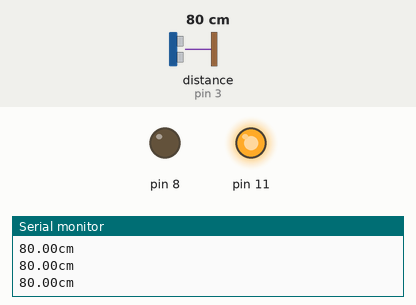
The sketch below on a simulated Arduino Uno, built with avr-gcc and run on an emulated ATmega328P. Shown: output pins drawn as LEDs (lit = HIGH), the last lines printed to the serial monitor. Wiring (inferred from the names in the program): ultrasonic range finder: trigger pin 2; echo pin 3. The test bench sets the inputs (shaded band); at power-on: distance to the obstacle (sensor on pin 3) 80 cm. The echo pulse lasts 58.3 µs per cm; pins used as bus, display or sensor lines are not drawn.

Above: at 1.8 s.
1.9 s: distance to the obstacle (sensor on pin 3) set to 13 cm
3.7 s: distance to the obstacle (sensor on pin 3) set to 10 cm
At 4.4 s:
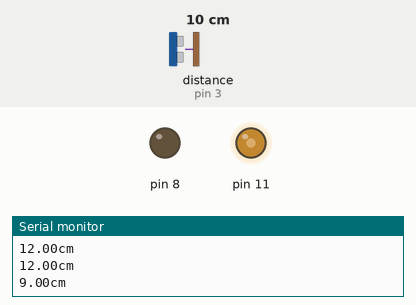
5.5 s: distance to the obstacle (sensor on pin 3) set to 18 cm
At 6.7 s:
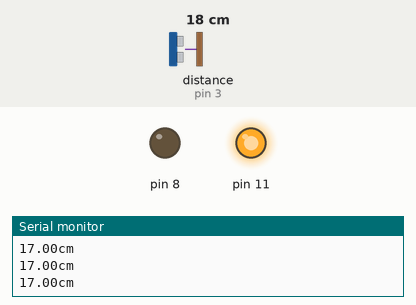
7.0 s: distance to the obstacle (sensor on pin 3) set to 2 cm
At 7.9 s:
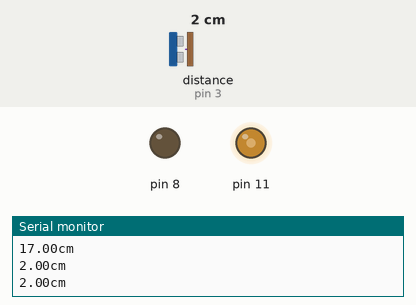
8.5 s: distance to the obstacle (sensor on pin 3) set to 35 cm
At 9.1 s:
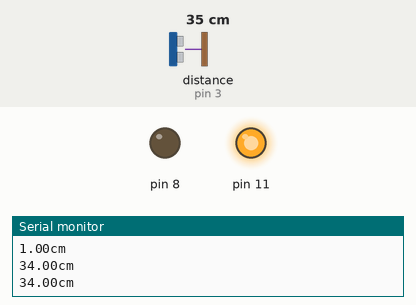
Timing chart, 0 to 11.0 s (numbered marks = the images above; inputs shaded):
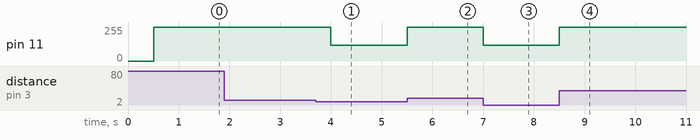

The sketch:

homework3.ino
```cpp
#include <MsTimer2.h> // 타이머 인터럽트 라이브러리 헤더파일

// variable
int velocity = 0;
bool direct = false;  // true: 정회전, false: 역회전
void setup() {
  Serial.begin(9600);
  pinMode(2,OUTPUT);  //센서 TRIG 핀
  pinMode(3,INPUT);   //센서 ECHO 핀
  MsTimer2::set(500, sensing);
  // 타이머 인터럽트 설정(500ms 마다 flash 함수를 호출)
  MsTimer2::start(); // 타이머 인터럽트 실행
  attachInterrupt(5, rotationChange, RISING);
}

int microsecondsToCentimeters(int microseconds){
  return (double)microseconds / 29.0 / 2.0;
}

void rotationChange() {
  direct = !direct;
}

void sensing() // 인터럽트 발생 시 동작할 함수
{
  int duration;
  double cm;
  digitalWrite(2,HIGH);    //센서 TRIG 신호 입력
  delayMicroseconds(10);    //10us 유지
  digitalWrite(2,LOW);     //TRIG 신호 off

  duration = pulseIn(3,HIGH);
  //ECHO pin : HIGH-> LOW 간격 측정
  cm = microsecondsToCentimeters(duration);
  //거리(cm)로 변환
  if (cm <= 10) {
    velocity = 120;
  } else {
    velocity = 255;
  }
  Serial.print(cm);
  Serial.println("cm");
}

void loop() {
  if (direct) {
    analogWrite(8, velocity);
    analogWrite(11, 0);
  } else {
    analogWrite(8, 0);
    analogWrite(11, velocity);
  }
}
```

Measured:
- the behaviour switches between 12 and 11 cm on distance to the obstacle (sensor on pin 3) (found by bisection; images 0 and 1)
- after the input at 3.7 s, pin 11: 255/255 → 120/255 after 0.30 s
- after the input at 5.5 s, pin 11: 120/255 → 255/255 at once
- after the input at 7.0 s, pin 11: 255/255 → 120/255 at once
- after the input at 8.5 s, pin 11: 120/255 → 255/255 at once
